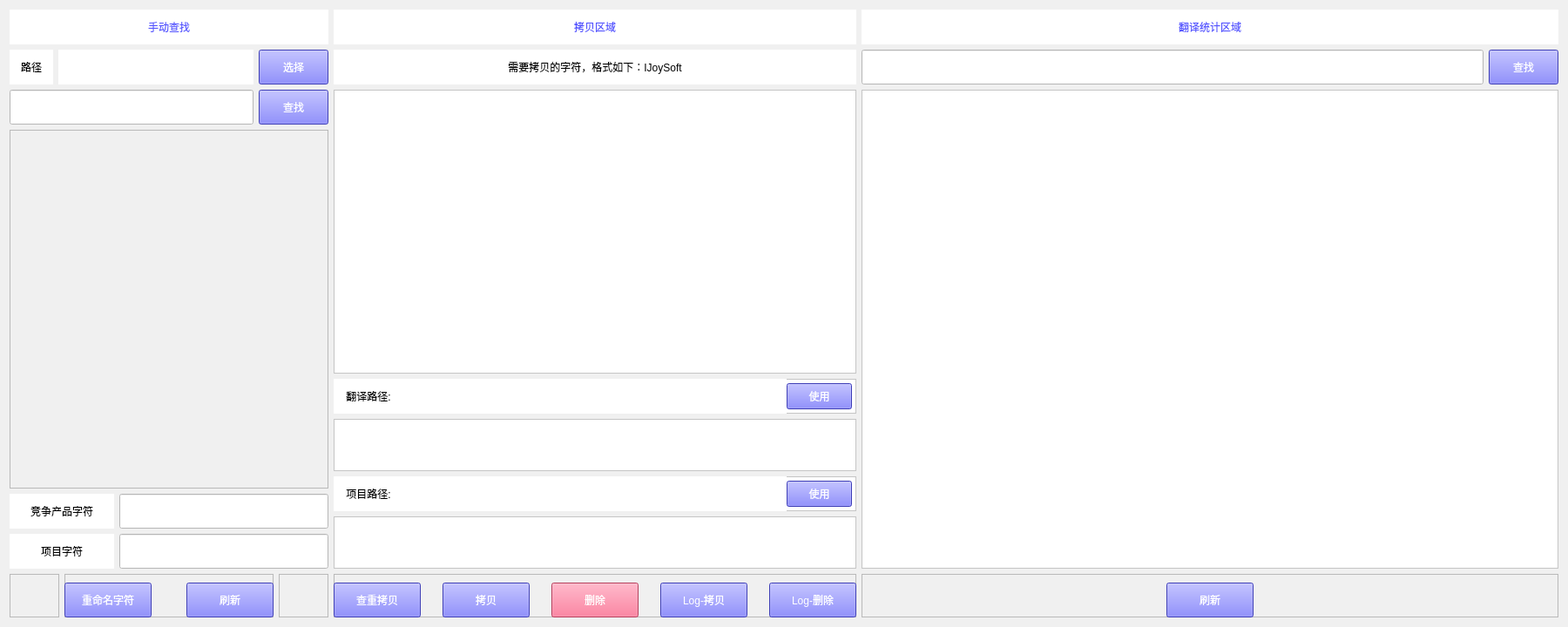
<?xml version="1.0" encoding="UTF-8"?>
<ui version="4.0">
 <class>Form</class>
 <widget class="QWidget" name="Form">
  <property name="geometry">
   <rect>
    <x>0</x>
    <y>0</y>
    <width>1800</width>
    <height>720</height>
   </rect>
  </property>
  <property name="windowTitle">
   <string>Form</string>
  </property>
  <property name="styleSheet">
   <string notr="true">background-color: rgb(240, 240, 240);</string>
  </property>
  <layout class="QFormLayout" name="formLayout">
   <item row="0" column="0" colspan="2">
    <layout class="QHBoxLayout" name="horizontalLayout">
     <item>
      <layout class="QVBoxLayout" name="verticalLayout">
       <item>
        <widget class="QLabel" name="label_3">
         <property name="minimumSize">
          <size>
           <width>0</width>
           <height>40</height>
          </size>
         </property>
         <property name="maximumSize">
          <size>
           <width>16777215</width>
           <height>40</height>
          </size>
         </property>
         <property name="styleSheet">
          <string notr="true">background-color: rgb(255, 255, 255);
color: rgb(85, 85, 255);
font: 16pt &quot;微软雅黑&quot;;</string>
         </property>
         <property name="text">
          <string>手动查找</string>
         </property>
         <property name="alignment">
          <set>Qt::AlignCenter</set>
         </property>
        </widget>
       </item>
       <item>
        <layout class="QHBoxLayout" name="horizontalLayout_2">
         <item>
          <widget class="QLabel" name="label_8">
           <property name="minimumSize">
            <size>
             <width>50</width>
             <height>40</height>
            </size>
           </property>
           <property name="maximumSize">
            <size>
             <width>50</width>
             <height>40</height>
            </size>
           </property>
           <property name="styleSheet">
            <string notr="true">font: 12pt &quot;微软雅黑&quot;;
background-color: rgb(255, 255, 255);</string>
           </property>
           <property name="text">
            <string>路径</string>
           </property>
           <property name="alignment">
            <set>Qt::AlignCenter</set>
           </property>
          </widget>
         </item>
         <item>
          <widget class="QLabel" name="compete_string_dir">
           <property name="styleSheet">
            <string notr="true">background-color: rgb(255, 255, 255);
font: 12pt &quot;微软雅黑&quot;;
color: rgb(85, 85, 255);</string>
           </property>
           <property name="text">
            <string/>
           </property>
           <property name="alignment">
            <set>Qt::AlignCenter</set>
           </property>
          </widget>
         </item>
         <item>
          <widget class="QPushButton" name="compete_string_click_select_dir">
           <property name="minimumSize">
            <size>
             <width>80</width>
             <height>40</height>
            </size>
           </property>
           <property name="maximumSize">
            <size>
             <width>80</width>
             <height>40</height>
            </size>
           </property>
           <property name="styleSheet">
            <string notr="true">background-color: rgb(85, 85, 255);
color: rgb(255, 255, 255);
font: 12pt &quot;微软雅黑&quot;;</string>
           </property>
           <property name="text">
            <string>选择</string>
           </property>
          </widget>
         </item>
        </layout>
       </item>
       <item>
        <layout class="QHBoxLayout" name="horizontalLayout_7">
         <item>
          <widget class="QLineEdit" name="compete_string_find_string">
           <property name="minimumSize">
            <size>
             <width>0</width>
             <height>40</height>
            </size>
           </property>
           <property name="maximumSize">
            <size>
             <width>16777215</width>
             <height>40</height>
            </size>
           </property>
           <property name="styleSheet">
            <string notr="true">background-color: rgb(255, 255, 255);
font: 12pt &quot;微软雅黑&quot;;
color: rgb(85, 85, 255);</string>
           </property>
          </widget>
         </item>
         <item>
          <widget class="QPushButton" name="compete_string_click_find">
           <property name="minimumSize">
            <size>
             <width>80</width>
             <height>40</height>
            </size>
           </property>
           <property name="maximumSize">
            <size>
             <width>80</width>
             <height>40</height>
            </size>
           </property>
           <property name="styleSheet">
            <string notr="true">background-color: rgb(85, 85, 255);
color: rgb(255, 255, 255);
font: 12pt &quot;微软雅黑&quot;;</string>
           </property>
           <property name="text">
            <string>查找</string>
           </property>
          </widget>
         </item>
        </layout>
       </item>
       <item>
        <widget class="QTableWidget" name="compete_string_list"/>
       </item>
       <item>
        <layout class="QHBoxLayout" name="horizontalLayout_3">
         <item>
          <widget class="QLabel" name="label_9">
           <property name="minimumSize">
            <size>
             <width>120</width>
             <height>40</height>
            </size>
           </property>
           <property name="maximumSize">
            <size>
             <width>120</width>
             <height>40</height>
            </size>
           </property>
           <property name="styleSheet">
            <string notr="true">font: 12pt &quot;微软雅黑&quot;;
background-color: rgb(255, 255, 255);</string>
           </property>
           <property name="text">
            <string>竞争产品字符</string>
           </property>
           <property name="alignment">
            <set>Qt::AlignCenter</set>
           </property>
          </widget>
         </item>
         <item>
          <widget class="QLineEdit" name="compete_string_need_rename">
           <property name="minimumSize">
            <size>
             <width>0</width>
             <height>40</height>
            </size>
           </property>
           <property name="maximumSize">
            <size>
             <width>16777215</width>
             <height>40</height>
            </size>
           </property>
           <property name="styleSheet">
            <string notr="true">background-color: rgb(255, 255, 255);
font: 12pt &quot;微软雅黑&quot;;
color: rgb(85, 85, 255);</string>
           </property>
          </widget>
         </item>
        </layout>
       </item>
       <item>
        <layout class="QHBoxLayout" name="horizontalLayout_5">
         <item>
          <widget class="QLabel" name="label_11">
           <property name="minimumSize">
            <size>
             <width>120</width>
             <height>40</height>
            </size>
           </property>
           <property name="maximumSize">
            <size>
             <width>120</width>
             <height>40</height>
            </size>
           </property>
           <property name="styleSheet">
            <string notr="true">font: 12pt &quot;微软雅黑&quot;;
background-color: rgb(255, 255, 255);</string>
           </property>
           <property name="text">
            <string>项目字符</string>
           </property>
           <property name="alignment">
            <set>Qt::AlignCenter</set>
           </property>
          </widget>
         </item>
         <item>
          <widget class="QLineEdit" name="project_string_name">
           <property name="minimumSize">
            <size>
             <width>0</width>
             <height>40</height>
            </size>
           </property>
           <property name="maximumSize">
            <size>
             <width>16777215</width>
             <height>40</height>
            </size>
           </property>
           <property name="styleSheet">
            <string notr="true">background-color: rgb(255, 255, 255);
font: 12pt &quot;微软雅黑&quot;;
color: rgb(85, 85, 255);</string>
           </property>
          </widget>
         </item>
        </layout>
       </item>
       <item>
        <layout class="QHBoxLayout" name="horizontalLayout_6">
         <item>
          <widget class="QFrame" name="frame">
           <property name="minimumSize">
            <size>
             <width>0</width>
             <height>50</height>
            </size>
           </property>
           <property name="maximumSize">
            <size>
             <width>16777215</width>
             <height>50</height>
            </size>
           </property>
           <property name="frameShape">
            <enum>QFrame::StyledPanel</enum>
           </property>
           <property name="frameShadow">
            <enum>QFrame::Raised</enum>
           </property>
          </widget>
         </item>
         <item>
          <widget class="QFrame" name="frame_6">
           <property name="minimumSize">
            <size>
             <width>240</width>
             <height>50</height>
            </size>
           </property>
           <property name="maximumSize">
            <size>
             <width>240</width>
             <height>50</height>
            </size>
           </property>
           <property name="frameShape">
            <enum>QFrame::StyledPanel</enum>
           </property>
           <property name="frameShadow">
            <enum>QFrame::Raised</enum>
           </property>
           <widget class="QPushButton" name="compete_string_click_rename">
            <property name="geometry">
             <rect>
              <x>0</x>
              <y>10</y>
              <width>100</width>
              <height>40</height>
             </rect>
            </property>
            <property name="styleSheet">
             <string notr="true">background-color: rgb(85, 85, 255);
font: 12pt &quot;微软雅黑&quot;;
color: rgb(255, 255, 255);</string>
            </property>
            <property name="text">
             <string>重命名字符</string>
            </property>
           </widget>
           <widget class="QPushButton" name="compete_string_click_refresh">
            <property name="geometry">
             <rect>
              <x>140</x>
              <y>10</y>
              <width>100</width>
              <height>40</height>
             </rect>
            </property>
            <property name="styleSheet">
             <string notr="true">background-color: rgb(85, 85, 255);
font: 12pt &quot;微软雅黑&quot;;
color: rgb(255, 255, 255);</string>
            </property>
            <property name="text">
             <string>刷新</string>
            </property>
           </widget>
          </widget>
         </item>
         <item>
          <widget class="QFrame" name="frame_7">
           <property name="frameShape">
            <enum>QFrame::StyledPanel</enum>
           </property>
           <property name="frameShadow">
            <enum>QFrame::Raised</enum>
           </property>
          </widget>
         </item>
        </layout>
       </item>
      </layout>
     </item>
     <item>
      <layout class="QVBoxLayout" name="verticalLayout_2">
       <item>
        <widget class="QLabel" name="label">
         <property name="minimumSize">
          <size>
           <width>600</width>
           <height>40</height>
          </size>
         </property>
         <property name="maximumSize">
          <size>
           <width>600</width>
           <height>40</height>
          </size>
         </property>
         <property name="styleSheet">
          <string notr="true">background-color: rgb(255, 255, 255);
color: rgb(85, 85, 255);
font: 16pt &quot;微软雅黑&quot;;</string>
         </property>
         <property name="text">
          <string>拷贝区域</string>
         </property>
         <property name="alignment">
          <set>Qt::AlignCenter</set>
         </property>
        </widget>
       </item>
       <item>
        <widget class="QLabel" name="label_2">
         <property name="minimumSize">
          <size>
           <width>600</width>
           <height>40</height>
          </size>
         </property>
         <property name="maximumSize">
          <size>
           <width>600</width>
           <height>40</height>
          </size>
         </property>
         <property name="styleSheet">
          <string notr="true">background-color: rgb(255, 255, 255);
font: 10pt &quot;微软雅黑&quot;;</string>
         </property>
         <property name="text">
          <string>需要拷贝的字符，格式如下：&lt;string name=&quot;i_joy_soft&quot;&gt;IJoySoft&lt;/string&gt;</string>
         </property>
         <property name="alignment">
          <set>Qt::AlignCenter</set>
         </property>
        </widget>
       </item>
       <item>
        <widget class="QTextEdit" name="input_string">
         <property name="minimumSize">
          <size>
           <width>600</width>
           <height>0</height>
          </size>
         </property>
         <property name="maximumSize">
          <size>
           <width>600</width>
           <height>16777215</height>
          </size>
         </property>
         <property name="styleSheet">
          <string notr="true">background-color: rgb(255, 255, 255);
font: 10pt &quot;微软雅黑&quot;;</string>
         </property>
        </widget>
       </item>
       <item>
        <widget class="QFrame" name="frame_3">
         <property name="minimumSize">
          <size>
           <width>0</width>
           <height>40</height>
          </size>
         </property>
         <property name="maximumSize">
          <size>
           <width>16777215</width>
           <height>40</height>
          </size>
         </property>
         <property name="styleSheet">
          <string notr="true">background-color: rgb(255, 255, 255);</string>
         </property>
         <property name="frameShape">
          <enum>QFrame::StyledPanel</enum>
         </property>
         <property name="frameShadow">
          <enum>QFrame::Raised</enum>
         </property>
         <widget class="QLabel" name="label_7">
          <property name="geometry">
           <rect>
            <x>0</x>
            <y>0</y>
            <width>80</width>
            <height>40</height>
           </rect>
          </property>
          <property name="minimumSize">
           <size>
            <width>80</width>
            <height>40</height>
           </size>
          </property>
          <property name="maximumSize">
           <size>
            <width>80</width>
            <height>40</height>
           </size>
          </property>
          <property name="styleSheet">
           <string notr="true">background-color: rgb(255, 255, 255);
font: 10pt &quot;微软雅黑&quot;;</string>
          </property>
          <property name="text">
           <string>翻译路径:</string>
          </property>
          <property name="alignment">
           <set>Qt::AlignCenter</set>
          </property>
         </widget>
         <widget class="QPushButton" name="copy_translate_path">
          <property name="geometry">
           <rect>
            <x>520</x>
            <y>5</y>
            <width>75</width>
            <height>30</height>
           </rect>
          </property>
          <property name="styleSheet">
           <string notr="true">background-color: rgb(85, 85, 255);
font: 12pt &quot;微软雅黑&quot;;
color: rgb(255, 255, 255);</string>
          </property>
          <property name="text">
           <string>使用</string>
          </property>
         </widget>
         <widget class="QLabel" name="old_translate_path">
          <property name="geometry">
           <rect>
            <x>80</x>
            <y>0</y>
            <width>440</width>
            <height>40</height>
           </rect>
          </property>
          <property name="minimumSize">
           <size>
            <width>440</width>
            <height>40</height>
           </size>
          </property>
          <property name="maximumSize">
           <size>
            <width>440</width>
            <height>40</height>
           </size>
          </property>
          <property name="styleSheet">
           <string notr="true">background-color: rgb(255, 255, 255);
font: 8pt &quot;微软雅黑&quot;;
color: rgb(85, 85, 255);</string>
          </property>
          <property name="text">
           <string/>
          </property>
          <property name="alignment">
           <set>Qt::AlignCenter</set>
          </property>
         </widget>
        </widget>
       </item>
       <item>
        <widget class="QTextEdit" name="input_translate_path">
         <property name="minimumSize">
          <size>
           <width>0</width>
           <height>60</height>
          </size>
         </property>
         <property name="maximumSize">
          <size>
           <width>600</width>
           <height>60</height>
          </size>
         </property>
         <property name="styleSheet">
          <string notr="true">background-color: rgb(255, 255, 255);
color: rgb(85, 85, 255);
font: 12pt &quot;微软雅黑&quot;;</string>
         </property>
        </widget>
       </item>
       <item>
        <widget class="QFrame" name="frame_4">
         <property name="minimumSize">
          <size>
           <width>0</width>
           <height>40</height>
          </size>
         </property>
         <property name="maximumSize">
          <size>
           <width>16777215</width>
           <height>40</height>
          </size>
         </property>
         <property name="styleSheet">
          <string notr="true">background-color: rgb(255, 255, 255);</string>
         </property>
         <property name="frameShape">
          <enum>QFrame::StyledPanel</enum>
         </property>
         <property name="frameShadow">
          <enum>QFrame::Raised</enum>
         </property>
         <widget class="QLabel" name="label_6">
          <property name="geometry">
           <rect>
            <x>0</x>
            <y>0</y>
            <width>80</width>
            <height>40</height>
           </rect>
          </property>
          <property name="minimumSize">
           <size>
            <width>80</width>
            <height>40</height>
           </size>
          </property>
          <property name="maximumSize">
           <size>
            <width>80</width>
            <height>40</height>
           </size>
          </property>
          <property name="styleSheet">
           <string notr="true">background-color: rgb(255, 255, 255);
font: 10pt &quot;微软雅黑&quot;;</string>
          </property>
          <property name="text">
           <string>项目路径:</string>
          </property>
          <property name="alignment">
           <set>Qt::AlignCenter</set>
          </property>
         </widget>
         <widget class="QPushButton" name="copy_project_path">
          <property name="geometry">
           <rect>
            <x>520</x>
            <y>5</y>
            <width>75</width>
            <height>30</height>
           </rect>
          </property>
          <property name="styleSheet">
           <string notr="true">background-color: rgb(85, 85, 255);
font: 12pt &quot;微软雅黑&quot;;
color: rgb(255, 255, 255);</string>
          </property>
          <property name="text">
           <string>使用</string>
          </property>
         </widget>
         <widget class="QLabel" name="old_project_path">
          <property name="geometry">
           <rect>
            <x>80</x>
            <y>0</y>
            <width>440</width>
            <height>40</height>
           </rect>
          </property>
          <property name="minimumSize">
           <size>
            <width>440</width>
            <height>40</height>
           </size>
          </property>
          <property name="maximumSize">
           <size>
            <width>440</width>
            <height>40</height>
           </size>
          </property>
          <property name="styleSheet">
           <string notr="true">background-color: rgb(255, 255, 255);
font: 8pt &quot;微软雅黑&quot;;
color: rgb(85, 85, 255);</string>
          </property>
          <property name="text">
           <string/>
          </property>
          <property name="alignment">
           <set>Qt::AlignCenter</set>
          </property>
         </widget>
        </widget>
       </item>
       <item>
        <widget class="QTextEdit" name="input_project_path">
         <property name="minimumSize">
          <size>
           <width>0</width>
           <height>60</height>
          </size>
         </property>
         <property name="maximumSize">
          <size>
           <width>600</width>
           <height>60</height>
          </size>
         </property>
         <property name="styleSheet">
          <string notr="true">background-color: rgb(255, 255, 255);
font: 12pt &quot;微软雅黑&quot;;
color: rgb(85, 85, 255);</string>
         </property>
        </widget>
       </item>
       <item>
        <widget class="QFrame" name="frame_2">
         <property name="minimumSize">
          <size>
           <width>0</width>
           <height>50</height>
          </size>
         </property>
         <property name="maximumSize">
          <size>
           <width>16777215</width>
           <height>50</height>
          </size>
         </property>
         <property name="frameShape">
          <enum>QFrame::StyledPanel</enum>
         </property>
         <property name="frameShadow">
          <enum>QFrame::Raised</enum>
         </property>
         <widget class="QPushButton" name="delete_string">
          <property name="geometry">
           <rect>
            <x>250</x>
            <y>10</y>
            <width>100</width>
            <height>40</height>
           </rect>
          </property>
          <property name="styleSheet">
           <string notr="true">background-color: rgb(255, 85, 127);
font: 12pt &quot;微软雅黑&quot;;
color: rgb(255, 255, 255);</string>
          </property>
          <property name="text">
           <string>删除</string>
          </property>
         </widget>
         <widget class="QPushButton" name="copy_string">
          <property name="geometry">
           <rect>
            <x>125</x>
            <y>10</y>
            <width>100</width>
            <height>40</height>
           </rect>
          </property>
          <property name="styleSheet">
           <string notr="true">background-color: rgb(85, 85, 255);
font: 12pt &quot;微软雅黑&quot;;
color: rgb(255, 255, 255);</string>
          </property>
          <property name="text">
           <string>拷贝</string>
          </property>
         </widget>
         <widget class="QPushButton" name="open_copy_logo">
          <property name="geometry">
           <rect>
            <x>375</x>
            <y>10</y>
            <width>100</width>
            <height>40</height>
           </rect>
          </property>
          <property name="styleSheet">
           <string notr="true">background-color: rgb(85, 85, 255);
font: 12pt &quot;微软雅黑&quot;;
color: rgb(255, 255, 255);</string>
          </property>
          <property name="text">
           <string>Log-拷贝</string>
          </property>
         </widget>
         <widget class="QPushButton" name="open_delete_log">
          <property name="geometry">
           <rect>
            <x>500</x>
            <y>10</y>
            <width>100</width>
            <height>40</height>
           </rect>
          </property>
          <property name="styleSheet">
           <string notr="true">background-color: rgb(85, 85, 255);
font: 12pt &quot;微软雅黑&quot;;
color: rgb(255, 255, 255);</string>
          </property>
          <property name="text">
           <string>Log-删除</string>
          </property>
         </widget>
         <widget class="QPushButton" name="check_copy_string">
          <property name="geometry">
           <rect>
            <x>0</x>
            <y>10</y>
            <width>100</width>
            <height>40</height>
           </rect>
          </property>
          <property name="styleSheet">
           <string notr="true">background-color: rgb(85, 85, 255);
font: 12pt &quot;微软雅黑&quot;;
color: rgb(255, 255, 255);</string>
          </property>
          <property name="text">
           <string>查重拷贝</string>
          </property>
         </widget>
        </widget>
       </item>
      </layout>
     </item>
     <item>
      <layout class="QVBoxLayout" name="verticalLayout_3">
       <item>
        <widget class="QLabel" name="label_4">
         <property name="minimumSize">
          <size>
           <width>800</width>
           <height>40</height>
          </size>
         </property>
         <property name="maximumSize">
          <size>
           <width>600</width>
           <height>40</height>
          </size>
         </property>
         <property name="styleSheet">
          <string notr="true">background-color: rgb(255, 255, 255);
color: rgb(85, 85, 255);
font: 16pt &quot;微软雅黑&quot;;</string>
         </property>
         <property name="text">
          <string>翻译统计区域</string>
         </property>
         <property name="alignment">
          <set>Qt::AlignCenter</set>
         </property>
        </widget>
       </item>
       <item>
        <layout class="QHBoxLayout" name="horizontalLayout_4">
         <item>
          <widget class="QLineEdit" name="translate_statistics_find_string">
           <property name="minimumSize">
            <size>
             <width>512</width>
             <height>40</height>
            </size>
           </property>
           <property name="styleSheet">
            <string notr="true">background-color: rgb(255, 255, 255);
font: 12pt &quot;微软雅黑&quot;;
color: rgb(85, 85, 255);</string>
           </property>
          </widget>
         </item>
         <item>
          <widget class="QPushButton" name="translate_statistics_click_find">
           <property name="minimumSize">
            <size>
             <width>80</width>
             <height>40</height>
            </size>
           </property>
           <property name="maximumSize">
            <size>
             <width>80</width>
             <height>40</height>
            </size>
           </property>
           <property name="styleSheet">
            <string notr="true">background-color: rgb(85, 85, 255);
color: rgb(255, 255, 255);
font: 12pt &quot;微软雅黑&quot;;</string>
           </property>
           <property name="text">
            <string>查找</string>
           </property>
          </widget>
         </item>
        </layout>
       </item>
       <item>
        <widget class="QTableWidget" name="translate_statistics_list">
         <property name="minimumSize">
          <size>
           <width>800</width>
           <height>0</height>
          </size>
         </property>
         <property name="maximumSize">
          <size>
           <width>600</width>
           <height>16777215</height>
          </size>
         </property>
         <property name="styleSheet">
          <string notr="true">background-color: rgb(255, 255, 255);</string>
         </property>
        </widget>
       </item>
       <item>
        <widget class="QFrame" name="frame_5">
         <property name="minimumSize">
          <size>
           <width>0</width>
           <height>50</height>
          </size>
         </property>
         <property name="maximumSize">
          <size>
           <width>16777215</width>
           <height>50</height>
          </size>
         </property>
         <property name="frameShape">
          <enum>QFrame::StyledPanel</enum>
         </property>
         <property name="frameShadow">
          <enum>QFrame::Raised</enum>
         </property>
         <widget class="QPushButton" name="refersh_translate_statistics">
          <property name="geometry">
           <rect>
            <x>350</x>
            <y>10</y>
            <width>100</width>
            <height>40</height>
           </rect>
          </property>
          <property name="styleSheet">
           <string notr="true">background-color: rgb(85, 85, 255);
font: 12pt &quot;微软雅黑&quot;;
color: rgb(255, 255, 255);</string>
          </property>
          <property name="text">
           <string>刷新</string>
          </property>
         </widget>
        </widget>
       </item>
      </layout>
     </item>
    </layout>
   </item>
  </layout>
 </widget>
 <resources/>
 <connections/>
</ui>
